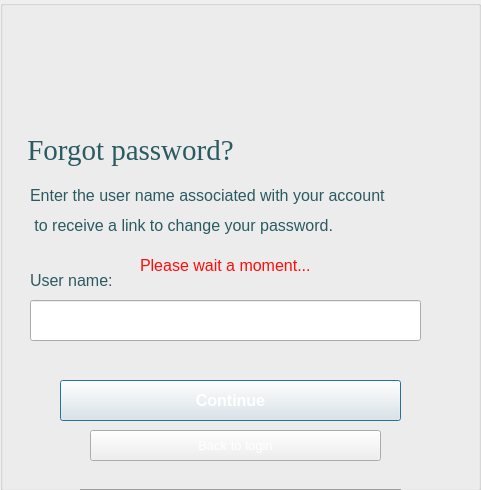
<?xml version="1.0" encoding="UTF-8"?>
<ui version="4.0">
 <class>Quenmk1</class>
 <widget class="QDialog" name="Quenmk1">
  <property name="geometry">
   <rect>
    <x>0</x>
    <y>0</y>
    <width>481</width>
    <height>490</height>
   </rect>
  </property>
  <property name="windowTitle">
   <string>Dialog</string>
  </property>
  <widget class="QGroupBox" name="groupBox">
   <property name="geometry">
    <rect>
     <x>0</x>
     <y>0</y>
     <width>481</width>
     <height>491</height>
    </rect>
   </property>
   <property name="styleSheet">
    <string notr="true">background-image: url(:/backgroup/picture/bg9.png);</string>
   </property>
   <property name="title">
    <string/>
   </property>
   <widget class="QLabel" name="label">
    <property name="geometry">
     <rect>
      <x>20</x>
      <y>130</y>
      <width>291</width>
      <height>41</height>
     </rect>
    </property>
    <property name="font">
     <font>
      <family>Times New Roman</family>
      <pointsize>22</pointsize>
      <bold>false</bold>
     </font>
    </property>
    <property name="styleSheet">
     <string notr="true">color: rgb(42, 90, 98);</string>
    </property>
    <property name="text">
     <string> Forgot password?</string>
    </property>
   </widget>
   <widget class="QLabel" name="label_2">
    <property name="geometry">
     <rect>
      <x>30</x>
      <y>180</y>
      <width>451</width>
      <height>31</height>
     </rect>
    </property>
    <property name="font">
     <font>
      <pointsize>12</pointsize>
     </font>
    </property>
    <property name="styleSheet">
     <string notr="true">color: rgb(42, 90, 98);</string>
    </property>
    <property name="text">
     <string>Enter the user name associated with your account</string>
    </property>
   </widget>
   <widget class="QLabel" name="label_4">
    <property name="geometry">
     <rect>
      <x>30</x>
      <y>270</y>
      <width>111</width>
      <height>21</height>
     </rect>
    </property>
    <property name="font">
     <font>
      <pointsize>12</pointsize>
     </font>
    </property>
    <property name="styleSheet">
     <string notr="true">color: rgb(42, 90, 98);</string>
    </property>
    <property name="text">
     <string>User name:</string>
    </property>
   </widget>
   <widget class="QLineEdit" name="lineEdit">
    <property name="geometry">
     <rect>
      <x>30</x>
      <y>300</y>
      <width>391</width>
      <height>41</height>
     </rect>
    </property>
    <property name="styleSheet">
     <string notr="true">background-image: url(:/nenchu1/picture/y-nghia-mau-trang-1.jpg);
border-image: url(:/nenchu1/picture/y-nghia-mau-trang-1.jpg);
color: rgb(23, 45, 48);
font: 14pt &quot;Segoe UI&quot;;</string>
    </property>
   </widget>
   <widget class="QPushButton" name="pushButton">
    <property name="geometry">
     <rect>
      <x>60</x>
      <y>380</y>
      <width>341</width>
      <height>41</height>
     </rect>
    </property>
    <property name="font">
     <font>
      <pointsize>12</pointsize>
      <bold>true</bold>
     </font>
    </property>
    <property name="styleSheet">
     <string notr="true">background-image: url(:/form/picture/xanhdam.jpg);
border-image: url(:/form/picture/xanhdam.jpg);
color: rgb(255, 255, 255);</string>
    </property>
    <property name="text">
     <string>Continue</string>
    </property>
   </widget>
   <widget class="QPushButton" name="pushButton_2">
    <property name="geometry">
     <rect>
      <x>90</x>
      <y>430</y>
      <width>291</width>
      <height>31</height>
     </rect>
    </property>
    <property name="font">
     <font>
      <pointsize>10</pointsize>
     </font>
    </property>
    <property name="styleSheet">
     <string notr="true">background-image: url(:/nenchu1/picture/Dark_Purple.webp);
border-image: url(:/nenchu1/picture/Dark_Purple.webp);
color: rgb(255, 255, 255);</string>
    </property>
    <property name="text">
     <string>Back to login</string>
    </property>
   </widget>
   <widget class="Line" name="line">
    <property name="geometry">
     <rect>
      <x>80</x>
      <y>480</y>
      <width>321</width>
      <height>20</height>
     </rect>
    </property>
    <property name="orientation">
     <enum>Qt::Orientation::Horizontal</enum>
    </property>
   </widget>
   <widget class="QLabel" name="label_pic">
    <property name="geometry">
     <rect>
      <x>30</x>
      <y>30</y>
      <width>131</width>
      <height>91</height>
     </rect>
    </property>
    <property name="text">
     <string/>
    </property>
   </widget>
   <widget class="QLabel" name="label_3">
    <property name="geometry">
     <rect>
      <x>30</x>
      <y>210</y>
      <width>461</width>
      <height>31</height>
     </rect>
    </property>
    <property name="font">
     <font>
      <pointsize>12</pointsize>
     </font>
    </property>
    <property name="styleSheet">
     <string notr="true">color: rgb(42, 90, 98);</string>
    </property>
    <property name="text">
     <string> to receive a link to change your password.</string>
    </property>
   </widget>
   <widget class="QLabel" name="label_5">
    <property name="geometry">
     <rect>
      <x>140</x>
      <y>250</y>
      <width>211</width>
      <height>31</height>
     </rect>
    </property>
    <property name="palette">
     <palette>
      <active>
       <colorrole role="WindowText">
        <brush brushstyle="SolidPattern">
         <color alpha="255">
          <red>0</red>
          <green>0</green>
          <blue>0</blue>
         </color>
        </brush>
       </colorrole>
       <colorrole role="Text">
        <brush brushstyle="SolidPattern">
         <color alpha="255">
          <red>255</red>
          <green>12</green>
          <blue>12</blue>
         </color>
        </brush>
       </colorrole>
       <colorrole role="ButtonText">
        <brush brushstyle="SolidPattern">
         <color alpha="255">
          <red>255</red>
          <green>12</green>
          <blue>12</blue>
         </color>
        </brush>
       </colorrole>
       <colorrole role="PlaceholderText">
        <brush brushstyle="SolidPattern">
         <color alpha="128">
          <red>255</red>
          <green>12</green>
          <blue>12</blue>
         </color>
        </brush>
       </colorrole>
      </active>
      <inactive>
       <colorrole role="WindowText">
        <brush brushstyle="SolidPattern">
         <color alpha="255">
          <red>0</red>
          <green>0</green>
          <blue>0</blue>
         </color>
        </brush>
       </colorrole>
       <colorrole role="Text">
        <brush brushstyle="SolidPattern">
         <color alpha="255">
          <red>255</red>
          <green>12</green>
          <blue>12</blue>
         </color>
        </brush>
       </colorrole>
       <colorrole role="ButtonText">
        <brush brushstyle="SolidPattern">
         <color alpha="255">
          <red>255</red>
          <green>12</green>
          <blue>12</blue>
         </color>
        </brush>
       </colorrole>
       <colorrole role="PlaceholderText">
        <brush brushstyle="SolidPattern">
         <color alpha="128">
          <red>255</red>
          <green>12</green>
          <blue>12</blue>
         </color>
        </brush>
       </colorrole>
      </inactive>
      <disabled>
       <colorrole role="WindowText">
        <brush brushstyle="SolidPattern">
         <color alpha="255">
          <red>255</red>
          <green>12</green>
          <blue>12</blue>
         </color>
        </brush>
       </colorrole>
       <colorrole role="Text">
        <brush brushstyle="SolidPattern">
         <color alpha="255">
          <red>255</red>
          <green>12</green>
          <blue>12</blue>
         </color>
        </brush>
       </colorrole>
       <colorrole role="ButtonText">
        <brush brushstyle="SolidPattern">
         <color alpha="255">
          <red>255</red>
          <green>12</green>
          <blue>12</blue>
         </color>
        </brush>
       </colorrole>
       <colorrole role="PlaceholderText">
        <brush brushstyle="SolidPattern">
         <color alpha="128">
          <red>255</red>
          <green>12</green>
          <blue>12</blue>
         </color>
        </brush>
       </colorrole>
      </disabled>
     </palette>
    </property>
    <property name="font">
     <font>
      <family>Segoe UI</family>
      <pointsize>12</pointsize>
      <italic>false</italic>
      <bold>false</bold>
     </font>
    </property>
    <property name="styleSheet">
     <string notr="true">color: rgb(255, 12, 12);
font: 12pt &quot;Segoe UI&quot;;</string>
    </property>
    <property name="text">
     <string>Please wait a moment...</string>
    </property>
   </widget>
  </widget>
 </widget>
 <resources/>
 <connections/>
</ui>
